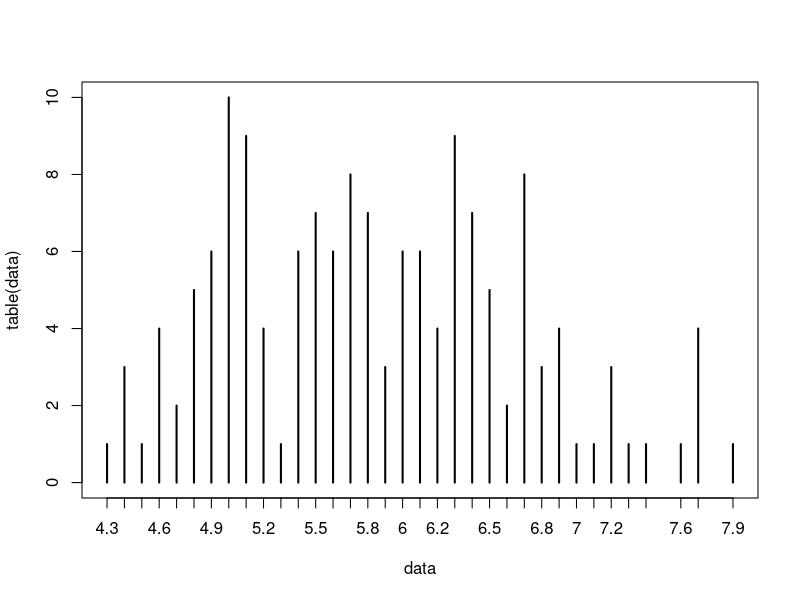
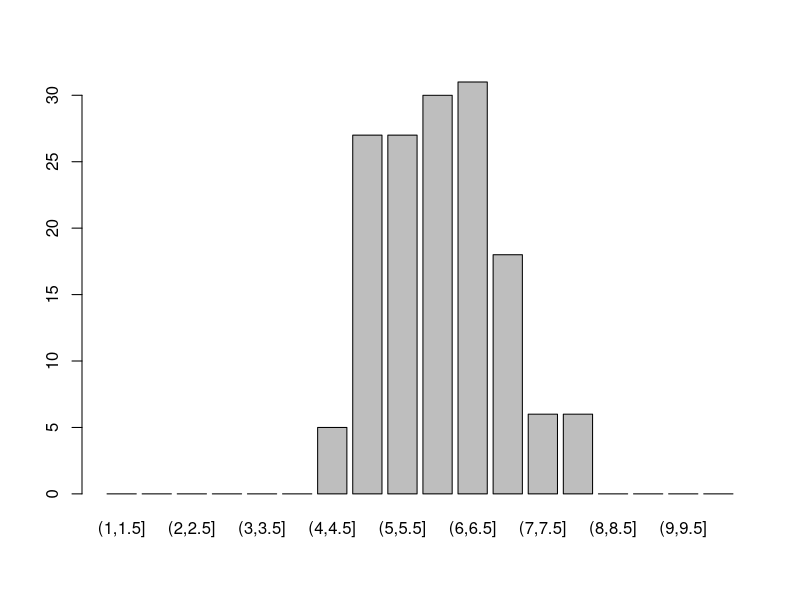
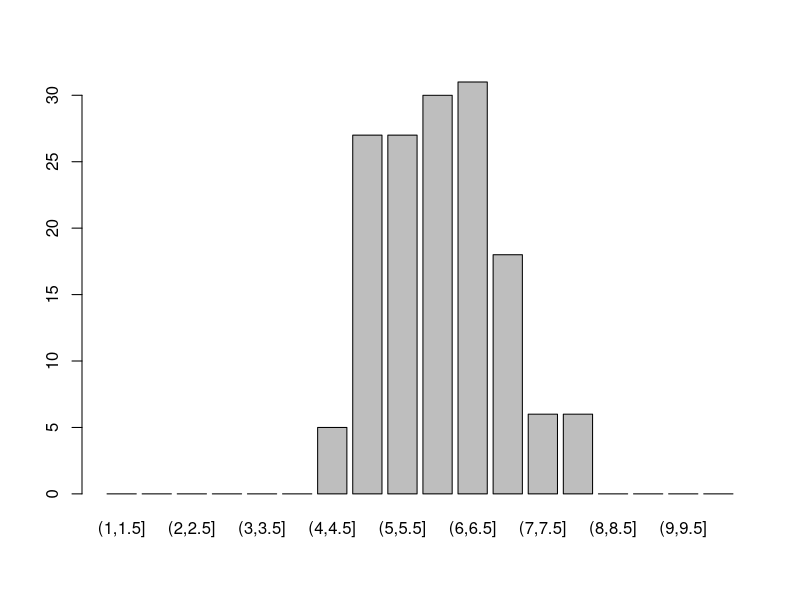
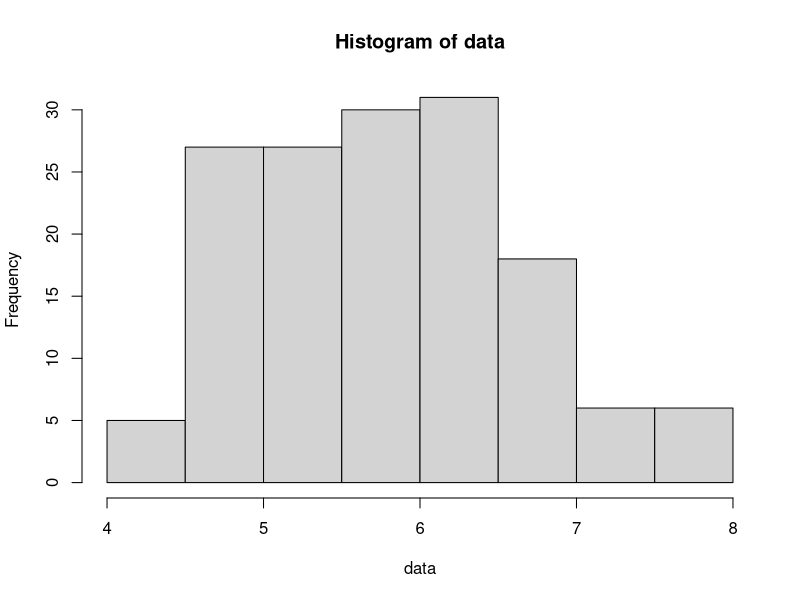
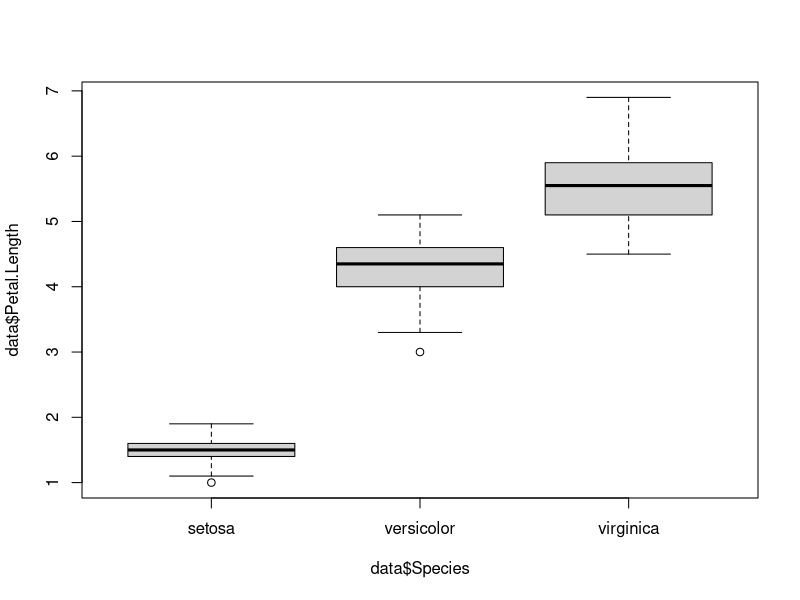
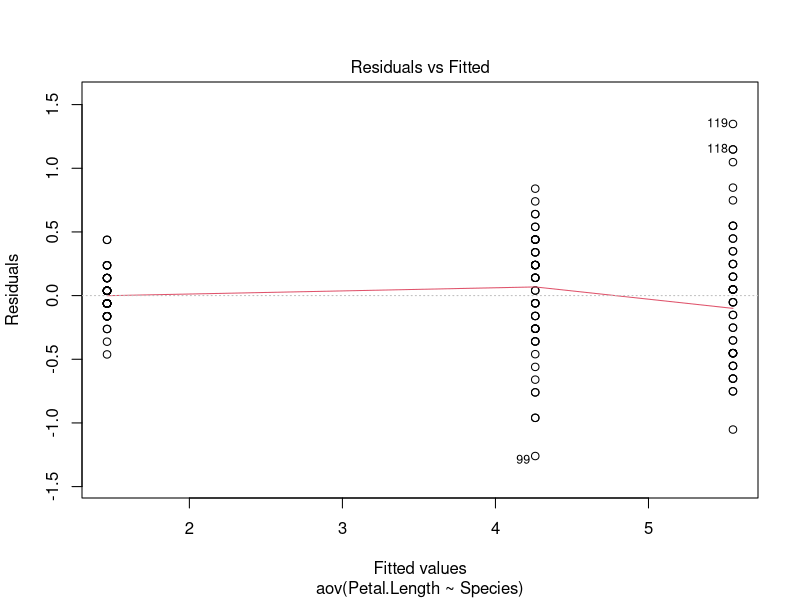
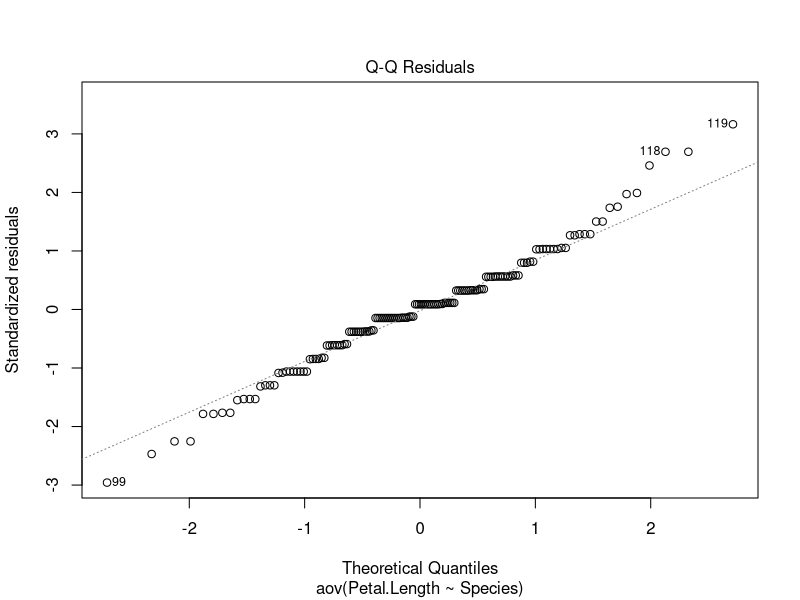
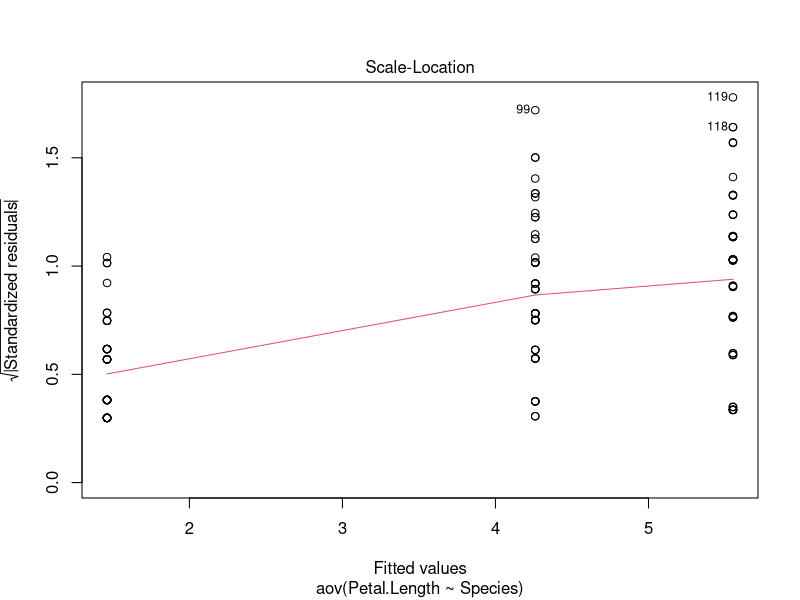

Reproduce these figures in R, in order.
# clear the Global Environment
rm(list=ls())


#############################
# 9.1 Of Bins and Bars      #      
#############################

data <- iris$Sepal.Length

plot(table(data))

# Check the range
range(data)

# We want only bins of 0.5 cm
bins <- seq(1,10,by = 0.5)

# bundle the data in bins 
data.bin <- cut(data, bins)

# take a look at

plot(data.bin)

# or

barplot(table(data.bin))

# or

hist(data)


#############################
# 9.2 Data Mining by hand   #      
#############################

data <- iris

mean(data$Petal.Length)
tapply(data$Petal.Length ,data$Species, FUN = mean)

sd(data$Petal.Length)
tapply(data$Petal.Length ,data$Species, FUN = sd)


#############################
# 9.3 Anova                 #      
#############################

data <- iris
plot(data$Petal.Length ~ data$Species)
myanalysis <- aov(formula = Petal.Length ~ Species, data = data)

anova(myanalysis)

summary(myanalysis)
print(myanalysis)
plot(myanalysis)

TukeyHSD(myanalysis)
#############################
# 9.4 Exercise              #      
#############################

# Do a ANOVA with the data in 'data/plants
